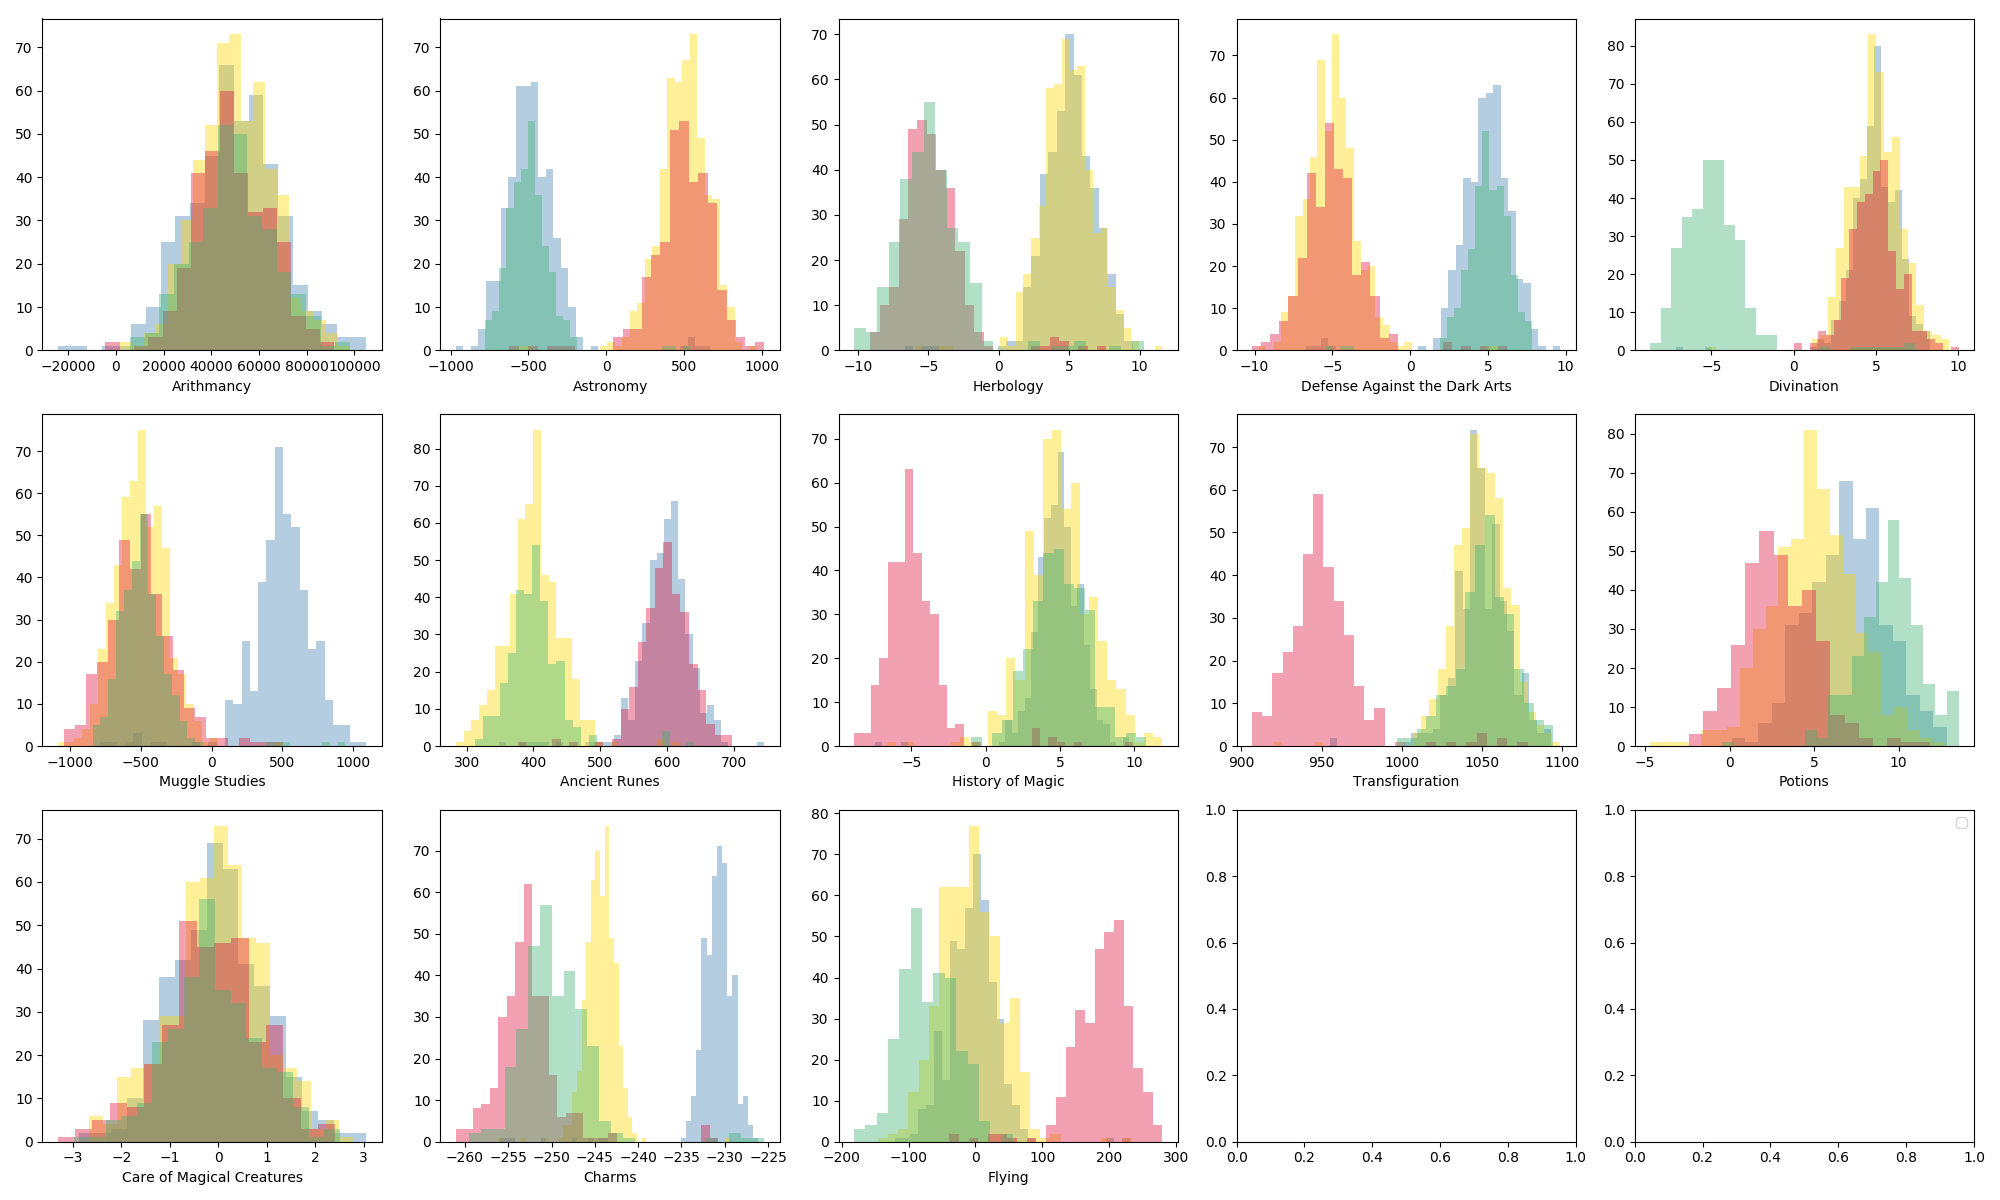

Python code for this plot:
import matplotlib
import matplotlib.pyplot as plt
import seaborn as sns
import pandas as pd
import numpy as np
from numpy import genfromtxt
import sys
import os.path

RED = '\033[1;38;2;225;20;20m'
WHITE = '\033[1;38;2;255;251;214m'
YELLO = '\033[1;38;2;255;200;0m'
ORANGE = '\033[1;38;2;255;120;10m'
GREEN = '\033[1;38;2;0;175;117m'

if len(sys.argv) != 2:
	print(ORANGE + "Usage: " + sys.argv[0] + " file.csv")
	exit(1)

sys.stdout.write(WHITE)
print "...Importing Data..."

if os.path.isfile(sys.argv[1]) == 0:
	print(RED + "404 File not found >.< Can't help you there...")
	sys.exit(1)

f = open("result", "w")
data = pd.read_csv(sys.argv[1])

print "...Cleaning Data..."

data = data.drop(['Index','First Name','Last Name','Birthday','Best Hand'], axis=1)
data = data.set_index('Hogwarts House')

houses = ('Ravenclaw', 'Gryffindor', 'Slytherin', 'Hufflepuff')
Hogwarts = ('steelblue', 'mediumseagreen', 'crimson', 'gold')
attr = ('Arithmancy','Astronomy','Herbology','Defense Against the Dark Arts',
'Divination','Muggle Studies','Ancient Runes','History of Magic',
'Transfiguration','Potions','Care of Magical Creatures','Charms','Flying')

for h in houses:
	data.loc[h] = data.loc[h].fillna(data.loc[h].mean())

def hist_attr(att, x, y):
	sns.distplot(data.loc['Ravenclaw'][att], color='steelblue', kde=False,
		label='Ravenclaw', ax=axes[x][y])
	sns.distplot(data.loc['Hufflepuff'][att],
		color='gold', kde=False, label='Hufflepuff', ax=axes[x][y])
	sns.distplot(data.loc['Gryffindor'][att],
		color='crimson', kde=False, label='Gryffindor', ax=axes[x][y])
	sns.distplot(data.loc['Slytherin'][att],
		color='mediumseagreen', kde=False, label='Slytherin', ax=axes[x][y])

sys.stdout.write(YELLO)
print "...Computing Graphs..."

f, axes = plt.subplots(3, 5, figsize=(20, 12))
i = 0
for att in attr:
	hist_attr(att, i / 5, i % 5)
	i += 1

sys.stdout.write(WHITE)
print "...Outputting..."

plt.tight_layout()
plt.legend()
f.savefig("histogram.png")

sys.stdout.write(GREEN)
print "DONE!!!"

plt.show()
